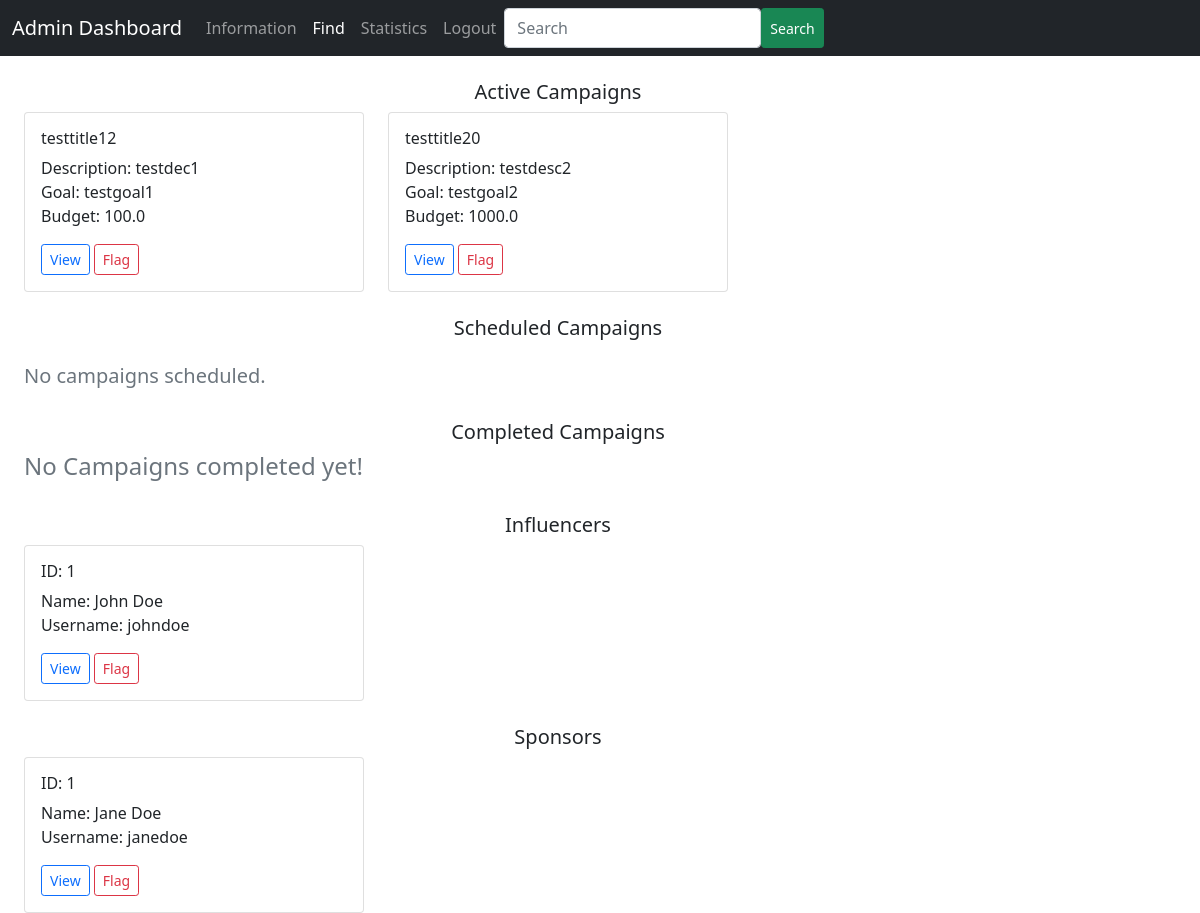
/admin_find, run on an earlier commit of the app's database.
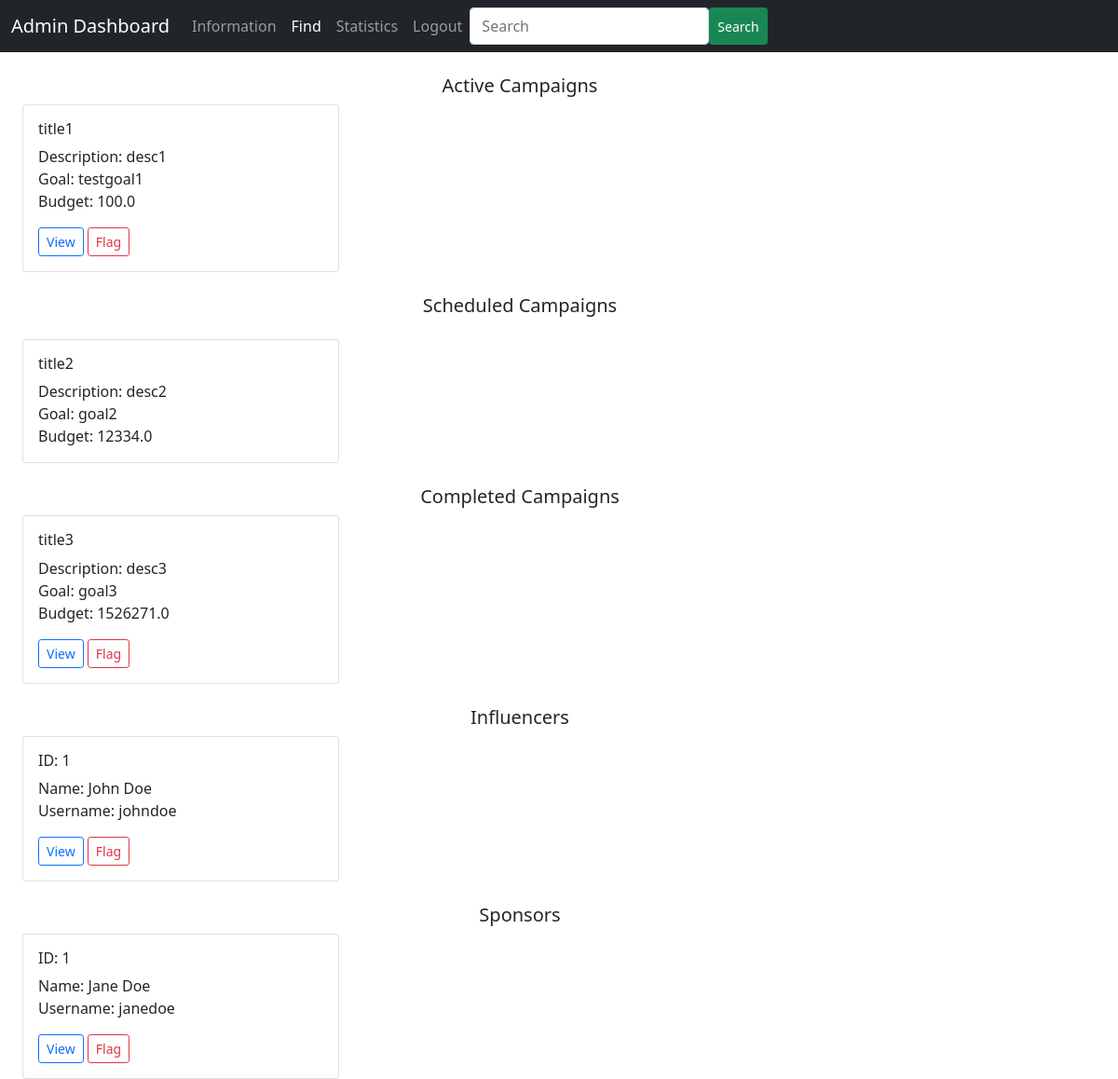
And on a later commit of the database.
### backend/models.py (models this page shows)
class Campaign(db.Model):
    __tablename__ = 'campaign'
    id = db.Column(db.Integer, primary_key=True)
    sponsor_id = db.Column(db.Integer, db.ForeignKey('sponsor.id'), nullable=False)
    visibility = db.Column(db.Enum('private', 'public'), default='public', nullable=False)
    title = db.Column(db.String, nullable=False)
    description = db.Column(db.String)
    goal = db.Column(db.String)
    start_date = db.Column(db.Date, nullable=False)
    end_date = db.Column(db.Date, nullable=False)
    budget = db.Column(db.Float, nullable=False)
    flagged = db.Column(db.Boolean, default=False)
    ad_request = db.relationship('Ad_Request', backref='campaign')

### backend/controllers.py (the view)
@app.route('/admin_find', methods=['GET', 'POST'])
def admin_find():
    return render_template('admin_find.html', active_campaigns=fetch_active_campaigns(), completed_campaigns=fetch_completed_campaigns(),
                           all_influencers=fetch_all_influencers(), all_sponsors=fetch_all_sponsors(), scheduled_campaigns=fetch_scheduled_campaigns())

### backend/controllers.py (called while the page is built)
def fetch_all_influencers():
    influencers = Influencer.query.filter_by(flagged=False).all()
    all_influencers = {}
    for influencer in influencers:
        if influencer.id not in all_influencers.keys():
            all_influencers[influencer.id] = {'fname': influencer.first_name, 'lname': influencer.last_name, 'username': influencer.username}
    return all_influencers

def fetch_all_sponsors():
    sponsors = Sponsor.query.filter_by(flagged=False).all()
    all_sponsors = {}
    for sponsor in sponsors:
        if sponsor.id not in all_sponsors.keys():
            all_sponsors[sponsor.id] = {'fname': sponsor.first_name, 'lname': sponsor.last_name, 'username': sponsor.username}
    return all_sponsors

### templates/admin_find.html (shortened to what the changed rows need)
<!DOCTYPE html>
<html lang="en">
<head>
    <link href="https://cdn.jsdelivr.net/npm/bootstrap@5.0.2/dist/css/bootstrap.min.css" rel="stylesheet">
</head>
<body>
    <div id="container">
        <div class="container row">
            {% if active_campaigns %}
                {% for key, value in active_campaigns.items() %}
                    <div class="col-sm-4">
                        <div class="card">
                            <div class="card-body">
                                <h6 class="card-title">{{ value.title }}</h6>
                                <p class="card-text">
                                    Description: {{ value.description }} <br>
                                    Goal: {{ value.goal }} <br>
                                    Budget: {{ value.budget }}
                                </p>
                                <a href="/campaign_details/{{ key }}" class="btn btn-outline-primary btn-sm">View</a>
                                <button type="button" class="btn btn-outline-danger btn-sm">Flag</button>
                            </div>
                        </div>
                    </div>
                {% endfor %}
            {% else %}
                <h4 class="text-secondary">No Campaigns running</h4>
            {% endif %}
        </div>
        <div class="container row">
            <h5 class="text-center my-4">Scheduled Campaigns</h5>
            {% if scheduled_campaigns %}
                {% for key, value in scheduled_campaigns.items() %}
                    <div class="col-sm-4">
                        <div class="card">
                            <div class="card-body">
                                <h6 class="card-title">{{ value.title }}</h6>
                                <p class="card-text">
                                    Description: {{ value.description }}<br>
                                    Goal: {{ value.goal }} <br>
                                    Budget: {{ value.budget }}
                                </p>
                            </div>
                        </div>
                    </div>
                {% endfor %}
            {% else %}
                <h5 class="text-secondary">No campaigns scheduled.</h5>
            {% endif %}
        </div>
        <div class="container row">
            <h5 class="text-center"><br>Completed Campaigns</h5>
            {% if completed_campaigns %}
                {% for key, value in completed_campaigns.items() %}
                    <div class="col-sm-4">
                        <div class="card">
                            <div class="card-body">
                                <h6 class="card-title">{{ value.title }}</h6>
                                <p class="card-text">
                                    Description: {{ value.description }} <br>
                                    Goal: {{ value.goal }} <br>
                                    Budget: {{ value.budget }}
                                </p>
                                <a href="admin_campaign_details.html" class="btn btn-outline-primary btn-sm">View</a>
                                <button type="button" class="btn btn-outline-danger btn-sm">Flag</button>
                            </div>
                        </div>
                    </div>
                {% endfor %}
            {% else %}
                <h4 class="text-secondary">No Campaigns completed yet!</h4>
            {% endif %}
        </div>
    </div>
</body>
</html>

What changed in the data, as far as the page shows it:
added Campaign: title "title3", description "desc3", goal "goal3", budget "1526271.0"
Also different on the page:
new list line: "title1 desc1 testgoal1 100.0"
new list line: "Description: Goal: Budget: View Flag"
new list line: "title2 desc2 goal2 12334.0"
new list line: "Description: Goal: Budget:"
list line gone: "testtitle12 testdec1 testgoal1 100.0"
list line gone: "Description: Goal: Budget: View Flag"
list line gone: "testtitle20 testdesc2 testgoal2 1000.0"
text no longer shown: "No campaigns scheduled. No Campaigns completed yet!"
